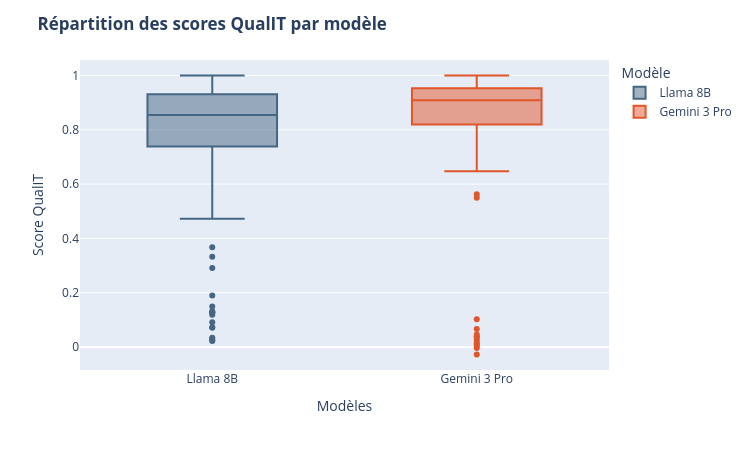

The notebook cell this image was saved under:
### Code cell
fig = px.box(
    df_compare,
    x="Modèle",
    y="C",
    color="Modèle",
    color_discrete_map={
        "Llama 8B": "#466784",
        "Gemini 3 Pro": "#e1552a"
    }
)
fig.update_layout(
    title="<b>Répartition des scores QualIT par modèle</b>",
    xaxis_title="Modèles",
    yaxis_title="Score QualIT",
    width=750,
    height=450
)
fig.show()

### Figure 1 — Plotly figure (JSON) as saved in the notebook; plotly's stock layout.template omitted (floating-point values rounded to 4 significant figures; data arrays with more than 128 entries replaced by an {"elided": "..."} marker saying what was removed)
{"data": [{"alignmentgroup": "True", "hovertemplate": "Modèle=%{x}<br>C=%{y}<extra></extra>", "legendgroup": "Llama 8B", "marker": {"color": "#466784"}, "name": "Llama 8B", "notched": false, "offsetgroup": "Llama 8B", "orientation": "v", "showlegend": true, "type": "box", "x": {"elided": "200 str values"}, "x0": " ", "xaxis": "x", "y": {"elided": "200 float values"}, "y0": " ", "yaxis": "y"}, {"alignmentgroup": "True", "hovertemplate": "Modèle=%{x}<br>C=%{y}<extra></extra>", "legendgroup": "Gemini 3 Pro", "marker": {"color": "#e1552a"}, "name": "Gemini 3 Pro", "notched": false, "offsetgroup": "Gemini 3 Pro", "orientation": "v", "showlegend": true, "type": "box", "x": {"elided": "200 str values"}, "x0": " ", "xaxis": "x", "y": {"elided": "200 float values"}, "y0": " ", "yaxis": "y"}], "layout": {"boxmode": "overlay", "height": 450, "legend": {"title": {"text": "Modèle"}, "tracegroupgap": 0}, "margin": {"t": 60}, "title": {"text": "<b>Répartition des scores QualIT par modèle</b>"}, "width": 750, "xaxis": {"anchor": "y", "categoryarray": ["Llama 8B", "Gemini 3 Pro"], "categoryorder": "array", "domain": [0, 1], "title": {"text": "Modèles"}}, "yaxis": {"anchor": "x", "domain": [0, 1], "title": {"text": "Score QualIT"}}}}
